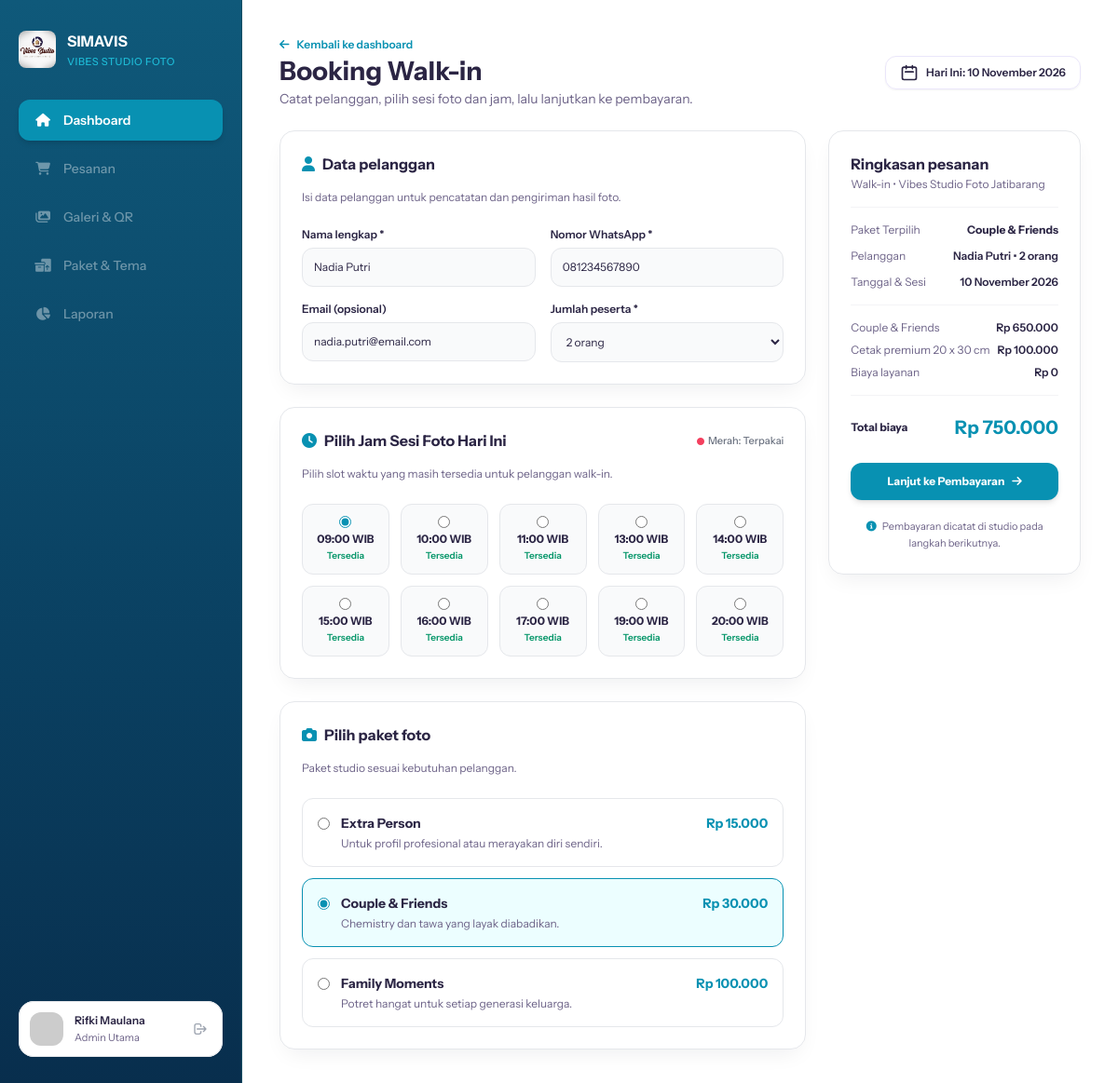
Screenshot of /staf/BookingWalkIn.php (signed in) with the database file from the repository.
### tables this page shows
CREATE TABLE `paket_foto` (
  `id` int(11) NOT NULL,
  `nama_paket` varchar(100) NOT NULL,
  `deskripsi` text DEFAULT NULL,
  `harga` int(11) NOT NULL,
  `durasi` varchar(50) DEFAULT NULL,
  `kapasitas` varchar(50) DEFAULT NULL,
  `backdrop` varchar(50) DEFAULT NULL,
  `foto_edit` varchar(50) DEFAULT NULL,
  `is_populer` tinyint(1) DEFAULT 0
);

### staf/BookingWalkIn.php (the view, shortened to what this page needs)
<?php
include '../koneksi.php';
function formatTanggalIndo($tanggal) {
    $bulan = [
        1 => 'Januari', 'Februari', 'Maret', 'April', 'Mei', 'Juni',
        'Juli', 'Agustus', 'September', 'Oktober', 'November', 'Desember'
    ];
    $split = explode('-', date('Y-m-d', strtotime($tanggal)));
    return $split[2] . ' ' . $bulan[(int)$split[1]] . ' ' . $split[0];
}
$q_paket = "SELECT * FROM paket_foto ORDER BY id ASC";
$res_paket = mysqli_query($conn, $q_paket);
$paket_terpilih = isset($_POST['id_paket']) ? $_POST['id_paket'] : 2;
$tgl_hari_ini = date('Y-m-d');
$jam_terpakai = [];
$q_jam_booked = mysqli_query($conn, "SELECT jam_sesi FROM booking WHERE DATE(tanggal_sesi) = '$tgl_hari_ini' AND status_pembayaran != 'Batal'");
if ($q_jam_booked) {
    while ($row_jam = mysqli_fetch_assoc($q_jam_booked)) {
        if (!empty($row_jam['jam_sesi'])) {
            $jam_terpakai[] = trim($row_jam['jam_sesi']);
        }
    }
}
$slot_jam_studio = [
    '09:00 WIB', '10:00 WIB', '11:00 WIB', '13:00 WIB',
    '14:00 WIB', '15:00 WIB', '16:00 WIB', '17:00 WIB',
    '19:00 WIB', '20:00 WIB'
];
?>
<!DOCTYPE html>
<html lang="id">
<head>
  <script src="https://cdn.tailwindcss.com"></script>
  <link rel="stylesheet" href="https://cdnjs.cloudflare.com/ajax/libs/font-awesome/6.4.0/css/all.min.css">
</head>
<body class="bg-[#F8FAFC] flex h-screen w-screen overflow-hidden">
  <aside class="w-[260px] h-full flex-shrink-0 p-5 pt-8 pb-8 flex flex-col justify-between items-start border-r border-[#164E63]"
       style="background: linear-gradient(180deg, #0F597A 0%, #0A4061 60%, #082E4D 100%);">
    <div class="w-full flex flex-col justify-start items-start gap-8">
      <div class="flex justify-start items-center gap-3">
        <img src="../user/asset/logo.jpeg" alt="Logo SIMAVIS" class="w-10 h-10 rounded-lg object-cover shadow-xs" />
        <div class="flex flex-col justify-start items-start gap-0.5">
          <div class="text-white text-base font-bold">SIMAVIS</div>
          <div class="text-[#22D3EE]/80 text-[11px] font-medium uppercase tracking-wider">Vibes Studio Foto</div>
        </div>
      </div>
      <nav class="w-full flex flex-col gap-2">
            <a href="dashboard.php" class="w-full px-4 py-3 bg-[#0891B2] rounded-xl flex justify-start items-center gap-3 text-white font-semibold text-sm shadow-md">
                <i class="fa-solid fa-house w-5 text-center"></i>
                <span class="flex-1">Dashboard</span>
            </a>
            <a href="javascript:void(0)" onclick="return false;" class="w-full px-4 py-3 rounded-xl flex justify-start items-center gap-3 text-white/40 font-medium text-sm cursor-not-allowed select-none">
                <i class="fa-solid fa-cart-shopping w-5 text-center"></i>
                <span class="flex-1">Pesanan</span>
            </a>
            <a href="javascript:void(0)" onclick="return false;" class="w-full px-4 py-3 rounded-xl flex justify-start items-center gap-3 text-white/40 font-medium text-sm cursor-not-allowed select-none">
                <i class="fa-solid fa-images w-5 text-center"></i>
                <span class="flex-1">Galeri & QR</span>
            </a>
            <a href="javascript:void(0)" onclick="return false;" class="w-full px-4 py-3 rounded-xl flex justify-start items-center gap-3 text-white/40 font-medium text-sm cursor-not-allowed select-none">
                <i class="fa-solid fa-boxes-packing w-5 text-center"></i>
                <span class="flex-1">Paket & Tema</span>
            </a>
            <a href="javascript:void(0)" onclick="return false;" class="w-full px-4 py-3 rounded-xl flex justify-start items-center gap-3 text-white/40 font-medium text-sm cursor-not-allowed select-none">
                <i class="fa-solid fa-chart-pie w-5 text-center"></i>
                <span class="flex-1">Laporan</span>
            </a>
      </nav>
    </div>
    <div class="w-full p-3 bg-white rounded-2xl outline outline-1 outline-[#E5E7EB] -outline-offset-1 flex justify-start items-center gap-3 shadow-sm">
      <img class="w-9 h-9 rounded-xl flex-shrink-0" src="https://placehold.co/36x36" alt="User Profile" />
      <div class="flex-1 flex flex-col justify-start items-start gap-0.5 min-w-0">
        <div class="text-[#2B2544] text-xs font-semibold truncate w-full"><?= htmlspecialchars($_SESSION['nama_staf'] ?? 'Dimas Prayoga'); ?></div>
        <div class="text-[#6C6287] text-[11px] font-normal truncate w-full">Admin Utama</div>
      </div>
      <a href="login.php" title="Keluar" class="p-1 text-gray-400 hover:text-red-500 transition-colors">
        <svg xmlns="http://www.w3.org/2000/svg" class="w-4 h-4" fill="none" viewBox="0 0 24 24" stroke="currentColor">
          <path stroke-linecap="round" stroke-linejoin="round" stroke-width="2" d="M17 16l4-4m0 0l-4-4m4 4H7m6 4v1a3 3 0 01-3 3H6a3 3 0 01-3-3V7a3 3 0 013-3h4a3 3 0 013 3v1" />
        </svg>
      </a>
    </div>
</aside>
  <main class="flex-1 h-full flex flex-col min-w-0 overflow-hidden bg-white">
    <div class="flex-1 overflow-y-auto p-8 lg:p-10 flex flex-col gap-6 custom-scrollbar">
      <div class="flex justify-between items-center w-full">
        <div class="flex flex-col gap-1">
          <a href="dashboard.php" class="flex items-center gap-2 text-[#0891B2] text-xs font-semibold hover:underline w-fit">
          <i class="fa-solid fa-arrow-left"></i>
          <span>Kembali ke dashboard</span>
          </a>
          <h1 class="text-[#2B2544] text-2xl lg:text-[28px] font-bold">Booking Walk-in</h1>
          <p class="text-[#6C6287] text-sm font-normal">Catat pelanggan, pilih sesi foto dan jam, lalu lanjutkan ke pembayaran.</p>
        </div>
        <div class="flex items-center gap-3">
          <div class="px-4 py-2 bg-white shadow-sm rounded-xl outline outline-1 outline-[#EAE6FA] -outline-offset-1 flex items-center gap-2">
            <svg class="w-5 h-5 text-[#2B2544] shrink-0" fill="none" viewBox="0 0 24 24" stroke="currentColor">
                <path stroke-linecap="round" stroke-linejoin="round" stroke-width="2" d="M8 7V3m8 4V3m-9 8h10M5 21h14a2 2 0 002-2V7a2 2 0 00-2-2H5a2 2 0 00-2 2v12a2 2 0 002 2z"/>
            </svg>
            <span class="text-[#2B2544] text-xs font-semibold">Hari Ini: <?= formatTanggalIndo(date('Y-m-d')); ?></span>
          </div>
        </div>
      </div>
      <form action="pembayaran.php" method="POST" class="grid grid-cols-1 lg:grid-cols-12 gap-6 items-start">
        <div class="lg:col-span-8 flex flex-col gap-6">
          <div class="p-6 bg-white shadow-[0px_10px_24px_-8px_rgba(15,23,42,0.08)] rounded-2xl outline outline-1 outline-[#E5E7EB] -outline-offset-1 flex flex-col gap-4">
            <h3 class="text-[#2B2544] text-base font-bold flex items-center gap-2">
              <i class="fa-solid fa-user text-[#0891B2]"></i>
              <span>Data pelanggan</span>
            </h3>
            <p class="text-xs text-[#6C6287]">Isi data pelanggan untuk pencatatan dan pengiriman hasil foto.</p>
            <div class="grid grid-cols-1 sm:grid-cols-2 gap-4 pt-2">
              <div class="flex flex-col gap-1.5">
                <label class="text-xs font-semibold text-[#2B2544]">Nama lengkap *</label>
                <input type="text" name="nama_lengkap" required placeholder="Nadia Putri" value="Nadia Putri"
                       class="w-full p-3 bg-gray-50 border border-gray-200 rounded-xl text-xs text-[#2B2544] focus:outline-none focus:border-[#0891B2]" />
              </div>
              <div class="flex flex-col gap-1.5">
                <label class="text-xs font-semibold text-[#2B2544]">Nomor WhatsApp *</label>
                <input type="text" name="no_whatsapp" required placeholder="081234567890" value="081234567890"
                       class="w-full p-3 bg-gray-50 border border-gray-200 rounded-xl text-xs text-[#2B2544] focus:outline-none focus:border-[#0891B2]" />
              </div>
              <div class="flex flex-col gap-1.5">
                <label class="text-xs font-semibold text-[#2B2544]">Email (opsional)</label>
                <input type="email" name="email" placeholder="nadia.putri@email.com" value="nadia.putri@email.com"
                       class="w-full p-3 bg-gray-50 border border-gray-200 rounded-xl text-xs text-[#2B2544] focus:outline-none focus:border-[#0891B2]" />
              </div>
              <div class="flex flex-col gap-1.5">
                <label class="text-xs font-semibold text-[#2B2544]">Jumlah peserta *</label>
                <select name="jumlah_peserta" class="w-full p-3 bg-gray-50 border border-gray-200 rounded-xl text-xs text-[#2B2544] focus:outline-none focus:border-[#0891B2]">
                  <option value="2 orang" selected>2 orang</option>
                </select>
              </div>
            </div>
          </div>
          <div class="p-6 bg-white shadow-[0px_10px_24px_-8px_rgba(15,23,42,0.08)] rounded-2xl outline outline-1 outline-[#E5E7EB] -outline-offset-1 flex flex-col gap-4">
            <div class="flex justify-between items-center">
              <h3 class="text-[#2B2544] text-base font-bold flex items-center gap-2">
                <i class="fa-solid fa-clock text-[#0891B2]"></i>
                <span>Pilih Jam Sesi Foto Hari Ini</span>
              </h3>
              <span class="text-[11px] text-gray-500 font-medium">
                <i class="fa-solid fa-circle text-rose-500 text-[8px] mr-1"></i>Merah: Terpakai
              </span>
            </div>
            <p class="text-xs text-[#6C6287]">Pilih slot waktu yang masih tersedia untuk pelanggan walk-in.</p>
            <div class="grid grid-cols-2 sm:grid-cols-5 gap-3 pt-2">
              <?php
              $jam_terpilih_default = '';
              foreach ($slot_jam_studio as $index => $jam_slot) :
                $is_booked = in_array($jam_slot, $jam_terpakai);
                if (!$is_booked && empty($jam_terpilih_default)) {
                    $jam_terpilih_default = $jam_slot;
                }
              ?>
              <label class="p-3 border rounded-xl flex flex-col items-center justify-center text-center cursor-pointer transition-colors relative <?= $is_booked ? 'bg-rose-50 border-rose-200 opacity-60 cursor-not-allowed' : 'bg-gray-50 border-gray-200 hover:border-[#0891B2] hover:bg-[#ECFEFF]'; ?>">
                <input type="radio" name="jam_sesi" value="<?= $jam_slot; ?>"
                       <?= $is_booked ? 'disabled' : ($jam_slot === $jam_terpilih_default ? 'checked' : ''); ?>
                       class="accent-[#0891B2] mb-1">
                <span class="font-bold text-xs <?= $is_booked ? 'text-rose-600 line-through' : 'text-[#2B2544]'; ?>"><?= $jam_slot; ?></span>
                <span class="text-[10px] mt-0.5 <?= $is_booked ? 'text-rose-500 font-bold' : 'text-emerald-600 font-semibold'; ?>">
                  <?= $is_booked ? 'Terpakai' : 'Tersedia'; ?>
                </span>
              </label>
              <?php endforeach; ?>
            </div>
          </div>
          <div class="p-6 bg-white shadow-[0px_10px_24px_-8px_rgba(15,23,42,0.08)] rounded-2xl outline outline-1 outline-[#E5E7EB] -outline-offset-1 flex flex-col gap-4">
            <h3 class="text-[#2B2544] text-base font-bold flex items-center gap-2">
              <i class="fa-solid fa-camera text-[#0891B2]"></i>
              <span>Pilih paket foto</span>
            </h3>
            <p class="text-xs text-[#6C6287]">Paket studio sesuai kebutuhan pelanggan.</p>
            <div class="grid grid-cols-1 gap-3 pt-2">
              <?php
              if ($res_paket && mysqli_num_rows($res_paket) > 0) :
                while ($paket = mysqli_fetch_assoc($res_paket)) :
                  $id_p    = $paket['id'] ?? $paket['id_paket'] ?? '';
                  $nama_p  = $paket['nama_paket'] ?? $paket['nama'] ?? 'Paket Foto';
                  $harga_p = $paket['harga'] ?? 0;
                  $desk_p  = $paket['deskripsi'] ?? 'Sesi studio foto berkualitas.';
                  $is_checked = ($id_p == $paket_terpilih || $nama_p == 'Couple & Friends');
              ?>
              <label class="p-4 border rounded-xl cursor-pointer flex items-start gap-3 transition-colors <?= $is_checked ? 'border-[#0891B2] bg-[#ECFEFF]' : 'border-gray-200 bg-white hover:bg-gray-50'; ?>">
                <input type="radio" name="id_paket" value="<?= $id_p; ?>" <?= $is_checked ? 'checked' : ''; ?> class="accent-[#0891B2] mt-1">
                <div class="flex flex-col gap-1 w-full">
                  <div class="flex justify-between items-center w-full">
                    <span class="font-bold text-sm text-[#2B2544]"><?= htmlspecialchars($nama_p); ?></span>
                    <span class="font-bold text-sm text-[#0891B2]">Rp <?= number_format($harga_p, 0, ',', '.'); ?></span>
                  </div>
                  <p class="text-xs text-[#6C6287]"><?= htmlspecialchars($desk_p); ?></p>
                </div>
              </label>
              <?php
                endwhile;
              endif; ?>
            </div>
          </div>
        </div>
        <div class="lg:col-span-4 p-6 bg-white shadow-[0px_10px_24px_-8px_rgba(15,23,42,0.08)] rounded-2xl outline outline-1 outline-[#E5E7EB] -outline-offset-1 flex flex-col gap-4">
          <div class="flex flex-col gap-0.5">
            <h3 class="text-[#2B2544] text-base font-bold">Ringkasan pesanan</h3>
            <p class="text-xs text-[#6C6287]">Walk-in • Vibes Studio Foto Jatibarang</p>
          </div>
          <hr class="border-gray-100" />
          <div class="flex flex-col gap-3 text-xs">
            <div class="flex justify-between items-center">
              <span class="text-[#6C6287]">Paket Terpilih</span>
              <span class="font-bold text-[#2B2544]">Couple & Friends</span>
            </div>
            <div class="flex justify-between items-center">
              <span class="text-[#6C6287]">Pelanggan</span>
              <span class="font-semibold text-[#2B2544]">Nadia Putri • 2 orang</span>
            </div>
            <div class="flex justify-between items-center">
              <span class="text-[#6C6287]">Tanggal & Sesi</span>
              <span class="font-semibold text-[#2B2544]"><?= formatTanggalIndo(date('Y-m-d')); ?></span>
            </div>
          </div>
          <hr class="border-gray-100" />
          <div class="flex flex-col gap-2 text-xs">
            <div class="flex justify-between items-center">
              <span class="text-[#6C6287]">Couple & Friends</span>
              <span class="font-semibold text-[#2B2544]">Rp 650.000</span>
            </div>
            <div class="flex justify-between items-center">
              <span class="text-[#6C6287]">Cetak premium 20 x 30 cm</span>
              <span class="font-semibold text-[#2B2544]">Rp 100.000</span>
            </div>
            <div class="flex justify-between items-center">
              <span class="text-[#6C6287]">Biaya layanan</span>
              <span class="font-semibold text-[#2B2544]">Rp 0</span>
            </div>
          </div>
          <hr class="border-gray-100" />
          <div class="flex justify-between items-center pt-1">
            <span class="text-xs font-bold text-[#2B2544]">Total biaya</span>
            <span class="text-xl font-bold text-[#0891B2]">Rp 750.000</span>
          </div>
          <button type="submit" class="w-full py-3 bg-[#0891B2] hover:bg-[#06748f] transition-colors text-white font-bold text-xs rounded-xl shadow-md text-center mt-2 flex justify-center items-center gap-2">
            <span>Lanjut ke Pembayaran</span>
            <i class="fa-solid fa-arrow-right"></i>
          </button>
          <p class="text-[11px] text-[#6C6287] leading-relaxed text-center mt-1">
            <i class="fa-solid fa-circle-info text-[#0891B2] mr-1"></i> Pembayaran dicatat di studio pada langkah berikutnya.
          </p>
        </div>
      </form>
    </div>
  </main>
</body>
</html>

### staf/BookingWalkIn.php (style rules this page uses)
body { font-family: 'Instrument Sans', sans-serif; }

### rows the page displays
paket_foto: nama_paket "☐ Extra Person Rp 15.000 Untuk", nama_paket "Extra Person", harga "15.000", deskripsi "Untuk profil profesional atau merayakan diri sendiri."
paket_foto: id_paket "☑ Couple & Friends Rp 30.000 Ch", nama_paket "Couple & Friends", harga "30.000", deskripsi "Chemistry dan tawa yang layak diabadikan."
paket_foto: nama_paket "☐ Family Moments Rp 100.000 Pot", nama_paket "Family Moments", harga "100.000", deskripsi "Potret hangat untuk setiap generasi keluarga."

### other values shown
$_SESSION['nama_staf'] "Rifki Maulana"
$jam_slot "09:00 WIB"
$jam_slot "10:00 WIB"
$jam_slot "11:00 WIB"
$jam_slot "13:00 WIB"
$jam_slot "14:00 WIB"
$jam_slot "15:00 WIB"
$jam_slot "16:00 WIB"
$jam_slot "17:00 WIB"
$jam_slot "19:00 WIB"
$jam_slot "20:00 WIB"
